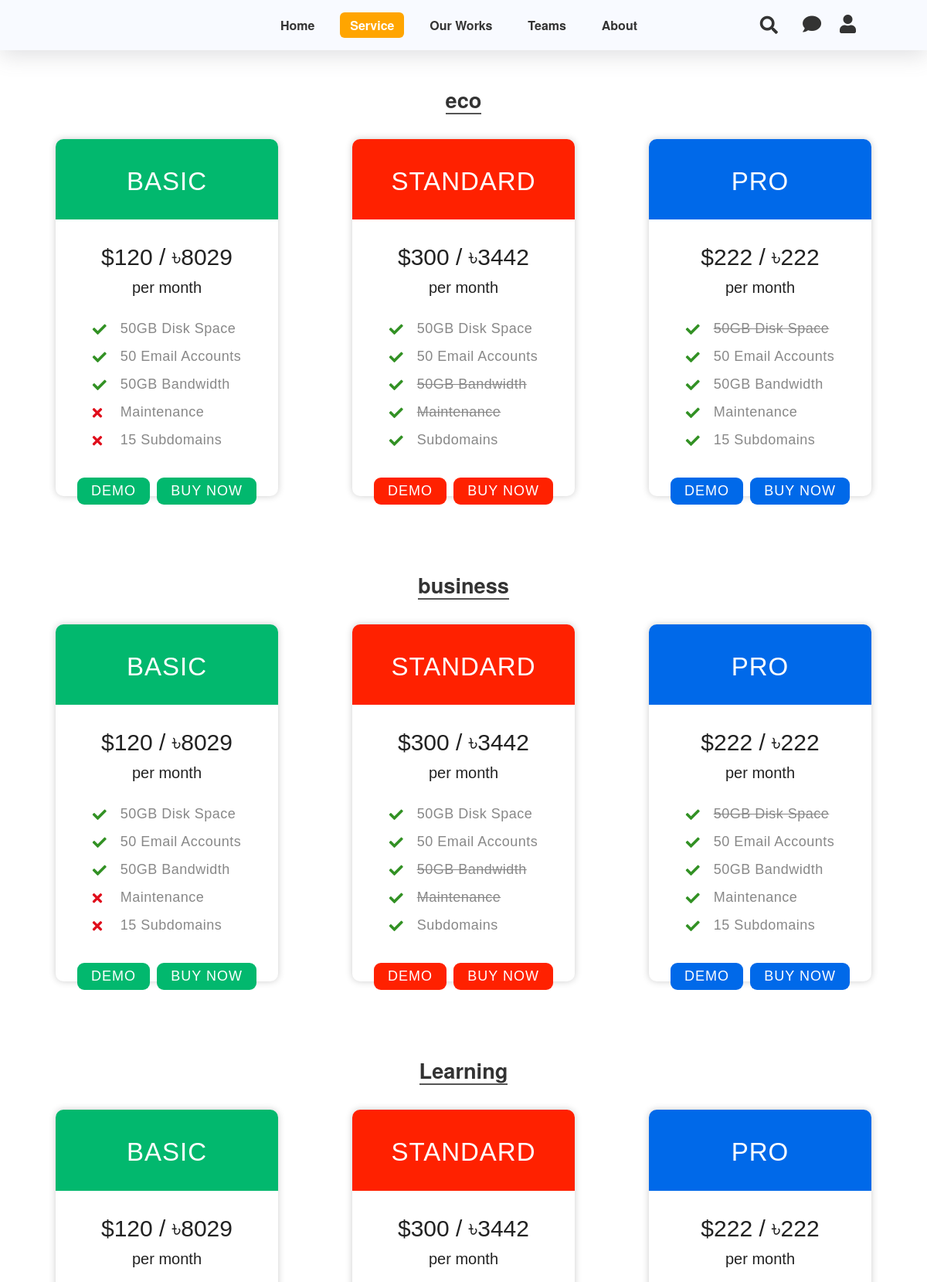
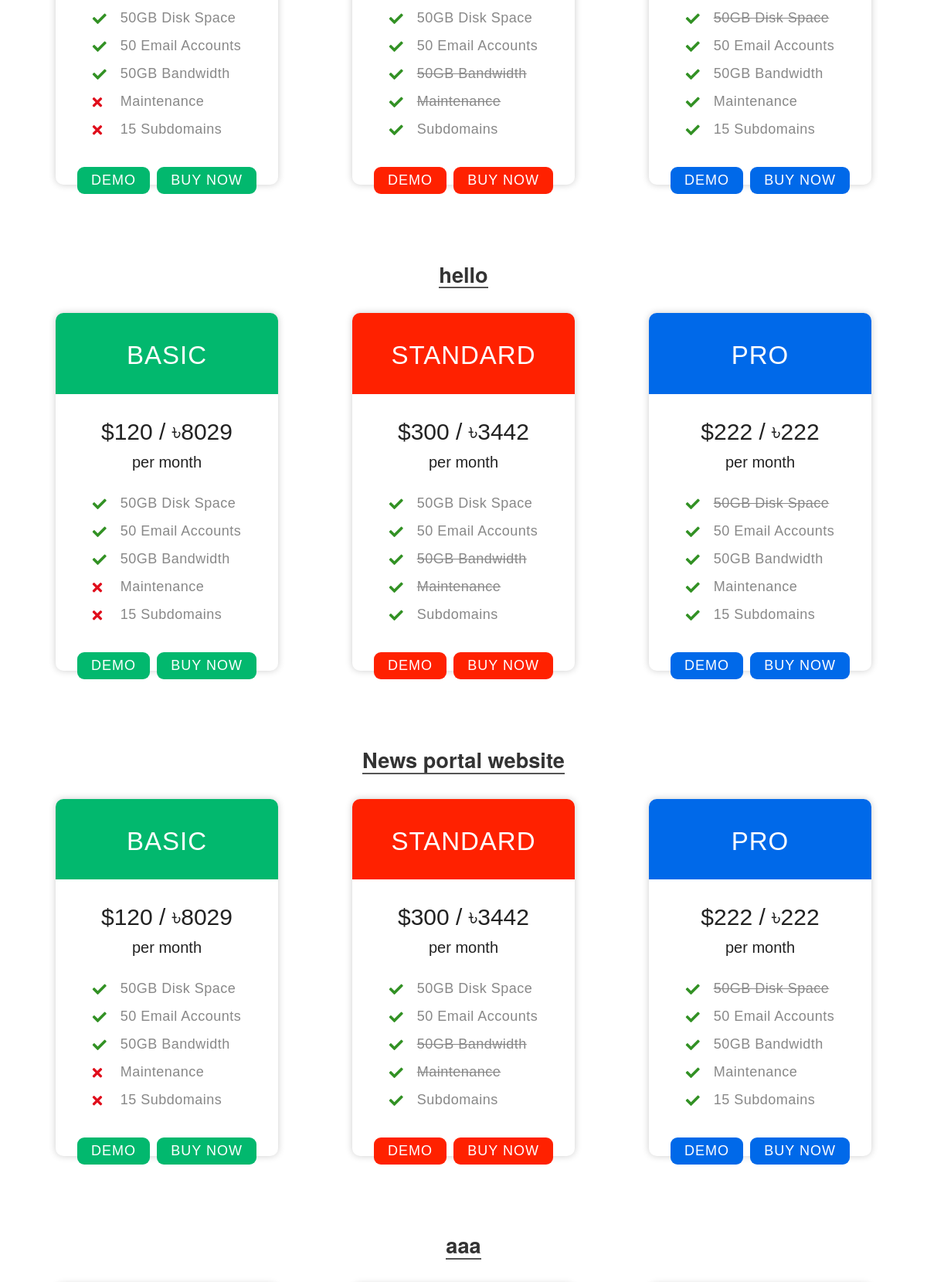
The app's page /service/ (upper part) with its own data (2 pictures, top to bottom).
### second_app/models.py (models this page shows, shortened)
class Product(models.Model):
    product_name = models.CharField(max_length=222, blank=True, null=True)
    product_demo_link = models.URLField()
    basic = models.ForeignKey(BasicProduct, on_delete=models.CASCADE, blank=True, null=True)
    standerd = models.ForeignKey(StanderdProduct, on_delete=models.CASCADE, blank=True, null=True)
    pro = models.ForeignKey(ProProduct, on_delete=models.CASCADE, blank=True, null=True)

class BasicProduct(models.Model):
    amount_doller = models.CharField(max_length=100, blank=True, null=True)
    amonut_tk = models.CharField(max_length=100, blank=True, null=True)
    disk_space = models.BooleanField(default=True, help_text="50GB disk space", blank=True, null=True)
    email_account = models.BooleanField(default=True, help_text="50 Email Account", blank=True, null=True)
    bandwith = models.BooleanField(default=True, help_text="50GB disk spacet", blank=True, null=True)
    maintenance = models.BooleanField(default=True, blank=True, null=True)
    subdomain = models.BooleanField(default=True, blank=True, null=True)
    aaa = "BASIC (low budget)"

class StanderdProduct(models.Model):
    amount_doller = models.CharField(max_length=100, blank=True, null=True)
    amonut_tk = models.CharField(max_length=100, blank=True, null=True)
    disk_space = models.BooleanField(default=True, help_text="50GB disk space", blank=True, null=True)
    email_account = models.BooleanField(default=True, help_text="50 Email Account", blank=True, null=True)
    bandwith = models.BooleanField(default=True, help_text="50GB disk spacet", blank=True, null=True)
    maintenance = models.BooleanField(default=True, blank=True, null=True)
    subdomain = models.BooleanField(default=True, blank=True, null=True)
    aaa = "STANDERD (mid budget)"

class ProProduct(models.Model):
    amount_doller = models.CharField(max_length=100, blank=True, null=True)
    amonut_tk = models.CharField(max_length=100, blank=True, null=True)
    disk_space = models.BooleanField(default=True, help_text="50GB disk space", blank=True, null=True)
    email_account = models.BooleanField(default=True, help_text="50 Email Account", blank=True, null=True)
    bandwith = models.BooleanField(default=True, help_text="50GB disk spacet", blank=True, null=True)
    maintenance = models.BooleanField(default=True, blank=True, null=True)
    subdomain = models.BooleanField(default=True, blank=True, null=True)
    aaa = "PRO (high budget)"

### second_app/views.py (the view)
# urls.py: path('service/', views.service, name='service'),
def service(request):
    product = Product.objects.all()
    context = {
        'product': product,
    }
    return render(request, 'second_app/service.html', context)

### core/custommodelserver.py (called while the page is built)
def headfoot(request):
    headerr = Header.objects.last()
    footerr = Footer.objects.last()
    context = {
        'headerr':headerr,
        'footerr':footerr
    }
    return context

### dashboard_app/custommodel.py (called while the page is built)
def footer(request):
    footer = Footer.objects.last()
    context = {
        'footer':footer
    }
    return context

### templates/second_app/service.html (shortened to what this page needs)
{% extends 'core/base.html' %}
{% load static %}
{% block main %}
{% for pro in product %}
<div class="row section">
    <div class="sectionTitleContainer">
        <h2 class="sectionTitle">{{ pro.product_name }}</h2>
    </div>
    <div class="col-12">
        <div class="swiper-container pricingContainer">
            <div class="swiper-wrapper">
                <div class="swiper-slide">
                    <div class="pricingTable">
                        <div class="pricingTable-header">
                            <h3 class="title">Basic</h3>
                        </div>
                        <div class="price-value">
                            <span class="amount">${{pro.basic.amount_doller}} / ৳{{pro.basic.amonut_tk}}</span>
                            <span class="duration">per month</span>
                        </div>
                        <ul class="pricing-content">
                            <li>50GB Disk Space</li>
                            <li>50 Email Accounts</li>
                            <li>50GB Bandwidth</li>
                            <li class="disable">Maintenance</li>
                            <li class="disable">15 Subdomains</li>
                        </ul>
                        <div class="pricingTable-signup">
                            <a href="#">Demo</a>
                            <a href="#">Buy Now</a>
                        </div>
                    </div>
                </div>
                <div class="swiper-slide">
                    <div class="pricingTable red">
                        <div class="pricingTable-header">
                            <h3 class="title">Standard</h3>
                        </div>
                        <div class="price-value">
                            <span class="amount">${{pro.standerd.amount_doller}} / ৳{{pro.standerd.amonut_tk}}</span>
                            <span class="duration">per month</span>
                        </div>
                        <ul class="pricing-content">
                          {% if pro.standerd.disk_space == True %}
                          <li>50GB Disk Space</li>
                          {% else %}
                          <li><del>50GB Disk Space</del></li>
                          {% endif %}
                          {% if pro.standerd.email_account == True %}
                        <li>50 Email Accounts</li>
                          {% else %}
                          <li><del>50 Email Accounts</del></li>
                          {% endif %}
                          {% if pro.standerd.Bandwidth == True %}
                        <li>50GB Bandwidth</li>
                          {% else %}
                          <li><del>50GB Bandwidth</del></li>
                          {% endif %}
                          {% if pro.standerd.Maintenance == True %}
                        <li>Maintenance</li>
                          {% else %}
                          <li><del>Maintenance</del></li>
                          {% endif %}
                          {% if pro.standerd.subdomain == True %}
                        <li>Subdomains</li>
                          {% else %}
                          <li><del>Subdomains</del></li>
                          {% endif %}
                        </ul>
                        <div class="pricingTable-signup">
                            <a href="#">Demo</a>
                            <a href="#">Buy Now</a>
                        </div>
                    </div>
                </div>
                <div class="swiper-slide">
                    <div class="pricingTable blue">
                        <div class="pricingTable-header">
                            <h3 class="title">Pro</h3>
                        </div>
                        <div class="price-value">
                            <span class="amount">${{pro.pro.amount_doller}} / ৳{{pro.pro.amonut_tk}}</span>
                            <span class="duration">per month</span>
                        </div>
                        <ul class="pricing-content">
                          {% if pro.pro.disk_space == True %}
                          <li>50GB Disk Space</li>
                          {% else %}
                          <li><del>50GB Disk Space</del></li>
                          {% endif %}
                            <li>50 Email Accounts</li>
                            <li>50GB Bandwidth</li>
                            <li>Maintenance</li>
                            <li>15 Subdomains</li>
                        </ul>
                        <div class="pricingTable-signup">
                            <a href="#">Demo</a>
                            <a href="#">Buy Now</a>
                        </div>
                    </div>
                </div>
            </div>
        </div>
    </div>
</div>
{% endfor %}
{% endblock main %}

### core/templates/core/base.html (shortened to what this page needs)
{% load static %}
<!doctype html>
<html lang="en">
<head>
    <link href="https://cdn.jsdelivr.net/npm/bootstrap@5.0.1/dist/css/bootstrap.min.css" rel="stylesheet"
>
    <link rel="stylesheet" href="{% static 'assest/style.css' %}">
    <link rel="stylesheet" href="https://unpkg.com/swiper/swiper-bundle.min.css" />
    <link rel="stylesheet" href="https://use.fontawesome.com/releases/v5.15.3/css/all.css"
>
    <link rel="stylesheet" href="https://cdnjs.cloudflare.com/ajax/libs/jquery-modal/0.9.1/jquery.modal.min.css" />
</head>
<body>
    <div class="main">
        <header>
            <div class="container-fluid">
                <div class="row header_row">
                    <div class="col-3 hlogo">
                        <div class="logo">
                        </div>
                    </div>
                    <div class="col-6 nav" id="nav">
                        <ul class="navbar-nav">
                            <li class="nav-item">{% url 'home' as home %}<a
                                    class="nav-link {% if request.path == home %}active{% endif %}"
                                    href="{% url 'index' %}">Home</a></li>
                            <li class="nav-item">{% url 'service' as service %}<a
                                    class="nav-link {% if request.path == service %}active{% endif %}"
                                    href="{% url 'service' %}">Service</a></li>
                            <li class="nav-item">{% url 'works' as works %}<a
                                    class="nav-link {% if request.path == our_work %}active{% endif %}"
                                    href="{% url 'our_work' %}">Our Works</a></li>
                            <li class="nav-item">{% url 'teams' as teams %}<a
                                    class="nav-link {% if request.path == teams %}active{% endif %}"
                                    href="{% url 'team_member' %}">Teams</a></li>
                            <li class="nav-item">{% url 'aboutus' as aboutus %}<a
                                    class="nav-link {% if request.path == aboutus %}active{% endif %}"
                                    href="{% url 'about_us' %}">About</a></li>
                        </ul>
                    </div>
                    <div class="col-3 headericonCon">
                        <div class="search-box">
                            <button class="btn-search btn-search-pc"><i class="fas fa-search"></i></button>
                            <input type="text" class="input-search" placeholder="Type to Search...">
                        </div>
                        <div class="icons">
                            <a href="#" target="_blank"><i class="fas fa-comment"></i></a>
                            <a href="{% url 'login' %}"> <i class="fas fa-user"></i></a>
                        </div>
                    </div>
                </div>
            </div>
        </header>
        <div class="container-fluid">
            {% block main %}
            {% endblock main %}
        </div>
    </div>
</body>
</html>

### records on screen
Product: product_name "eco", basic.amount_doller "120", basic.amonut_tk "8029", standerd.amount_doller "300", standerd.amonut_tk "3442", shows "50GB Disk Space", shows "50 Email Accounts", shows "50GB Bandwidth", shows "Maintenance", shows "Subdomains", pro.amount_doller "222", pro.amonut_tk "222"
Product: product_name "business", basic.amount_doller "120", basic.amonut_tk "8029", standerd.amount_doller "300", standerd.amonut_tk "3442", shows "50GB Disk Space", shows "50 Email Accounts", shows "50GB Bandwidth", shows "Maintenance", shows "Subdomains", pro.amount_doller "222", pro.amonut_tk "222"
Product: product_name "Learning", basic.amount_doller "120", basic.amonut_tk "8029", standerd.amount_doller "300", standerd.amonut_tk "3442", shows "50GB Disk Space", shows "50 Email Accounts", shows "50GB Bandwidth", shows "Maintenance", shows "Subdomains", pro.amount_doller "222", pro.amonut_tk "222"
Product: product_name "hello", basic.amount_doller "120", basic.amonut_tk "8029", standerd.amount_doller "300", standerd.amonut_tk "3442", shows "50GB Disk Space", shows "50 Email Accounts", shows "50GB Bandwidth", shows "Maintenance", shows "Subdomains", pro.amount_doller "222", pro.amonut_tk "222"
Product: product_name "News portal website", basic.amount_doller "120", basic.amonut_tk "8029", standerd.amount_doller "300", standerd.amonut_tk "3442", shows "50GB Disk Space", shows "50 Email Accounts", shows "50GB Bandwidth", shows "Maintenance", shows "Subdomains", pro.amount_doller "222", pro.amonut_tk "222"
Product: product_name "aaa"
